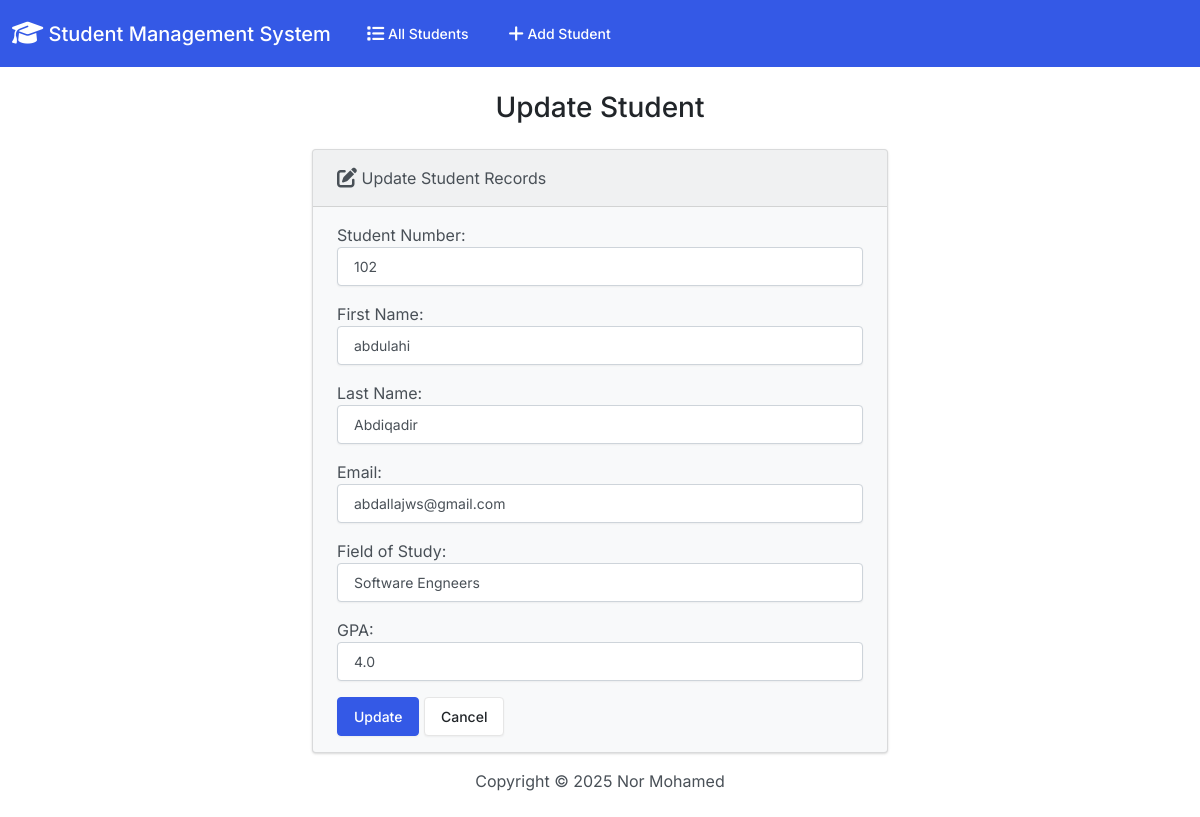
The page /edit/3/ on the database its author committed.
### studentApp/models.py (models this page shows, shortened)
class Student(models.Model):
    student_number = models.PositiveIntegerField()  # Corrected 'pasitiveIntegerField' to 'PositiveIntegerField'
    first_name = models.CharField(max_length=100)   # Fixed 'max_length=100' formatting
    last_name = models.CharField(max_length=50)     # Fixed 'max_length=50' formatting
    email = models.EmailField(max_length=100)       # Fixed 'models.emailField' to 'models.EmailField'
    field_of_study = models.CharField(max_length=50)  # Fixed 'max_length=50' formatting
    gpa = models.FloatField()

### studentApp/views.py (the view)
# urls.py: path('edit/<int:id>/', views.edit, name='edit'),
def edit(request, id):
    student = get_object_or_404(Student, pk=id)
    if request.method == 'POST':
        form = StudentForm(request.POST, instance=student)
        if form.is_valid():
            form.save()
            return render(request, 'student/edit.html', {
                'form': form,
                'success': True
            })
    else:
        form = StudentForm(instance=student)
    return render(request, 'student/edit.html', {'form': form})

### studentApp/forms.py
class StudentForm(forms.ModelForm):
  class Meta:
    model = Student
    fields = ['student_number', 'first_name', 'last_name', 'email', 'field_of_study', 'gpa']
    labels = {
      'student_number': 'Student Number',
      'first_name': 'First Name',
      'last_name': 'Last Name',
      'email': 'Email',
      'field_of_study': 'Field of Study',
      'gpa': 'GPA'
    }
    widgets = {
      'student_number': forms.NumberInput(attrs={'class': 'form-control'}),
      'first_name': forms.TextInput(attrs={'class': 'form-control'}),
      'last_name': forms.TextInput(attrs={'class': 'form-control'}),
      'email': forms.EmailInput(attrs={'class': 'form-control'}),
      'field_of_study': forms.TextInput(attrs={'class': 'form-control'}),
      'gpa': forms.NumberInput(attrs={'class': 'form-control'}),
    }

### studentApp/templates/student/edit.html
{% extends "student/base.html" %} {% block body %}
<h3 class="text-center m-4">Update Student</h3>
{% if success %}
<div class="alert alert-success" role="alert">
  The student updated successfully.
  <a href="{% url 'index' %}" class="alert-link">Go to Home Page.</a>
</div>
{% else %}
<div class="row justify-content-center">
  <div class="col-6">
    <div class="card bg-light mb-3">
      <div class="card-header">
        <i class="fa-solid fa-pen-to-square fa-lg"></i> Update Student Records
      </div>
      <div class="card-body">
        <form action="" method="POST">
          {% csrf_token %} {{ form.as_p }}
          <button type="submit" class="btn btn-primary">Update</button>
          <a href="{% url 'index' %}" class="btn btn-secondary">Cancel</a>
        </form>
      </div>
    </div>
  </div>
</div>
{% endif %} {% endblock %}

### rows shown on the page
Student: student_number "102", first_name "abdulahi", last_name "Abdiqadir", email "abdallajws@gmail.com", field_of_study "Software Engneers", gpa "4.0"
